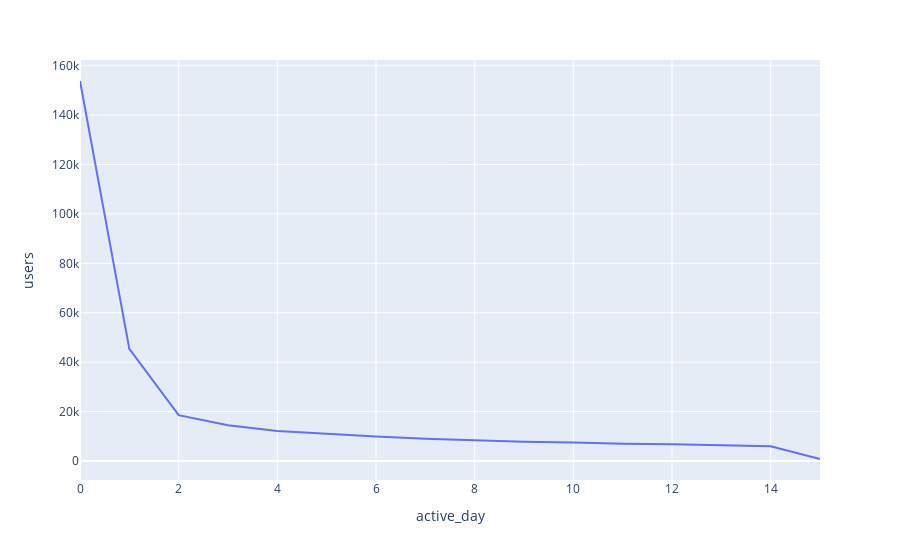

The notebook cell saved with this chart:
### Code cell
px.line(df, x='active_day', y='users')

### Figure 1 — Plotly figure (JSON) as saved in the notebook; plotly's stock layout.template omitted (floating-point values rounded to 4 significant figures)
{"data": [{"hovertemplate": "active_day=%{x}<br>users=%{y}<extra></extra>", "legendgroup": "", "line": {"color": "#636efa", "dash": "solid"}, "marker": {"symbol": "circle"}, "mode": "lines", "name": "", "orientation": "v", "showlegend": false, "type": "scatter", "x": [0, 1, 2, 3, 4, 5, 6, 7, 8, 9, 10, 11, 12, 13, 14, 15], "xaxis": "x", "y": [153812, 45388, 18525, 14462, 12151, 10951, 9907, 9033, 8277, 7809, 7489, 6919, 6781, 6357, 5982, 796], "yaxis": "y"}], "layout": {"autosize": true, "legend": {"tracegroupgap": 0}, "margin": {"t": 60}, "xaxis": {"anchor": "y", "autorange": true, "domain": [0, 1], "range": [0, 15], "title": {"text": "active_day"}, "type": "linear"}, "yaxis": {"anchor": "x", "autorange": true, "domain": [0, 1], "range": [-7705.0, 162300.0], "title": {"text": "users"}, "type": "linear"}}}
